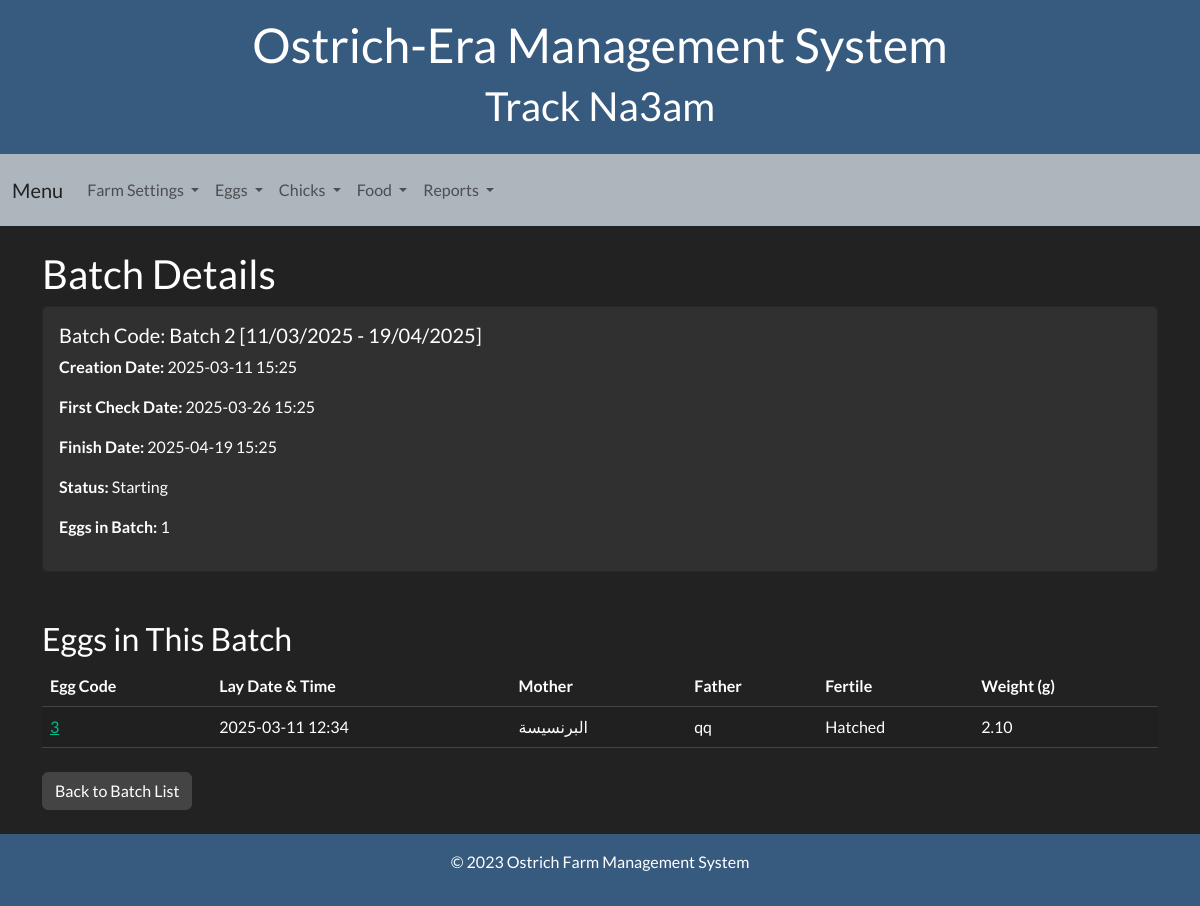
The app's page /batch-detail/2/ with its own data.
### ostrich/models.py (models this page shows, shortened)
class Batch(models.Model):
    creation_date = models.DateTimeField(default=timezone.now)
    first_check_date = models.DateTimeField(blank=True, null=True)
    finish_date = models.DateTimeField(blank=True, null=True)
    batch_code = models.CharField(max_length=100, unique=True, blank=True)
    @property
    def status(self):
        now = timezone.now()
        if now < self.first_check_date:
            return "Starting"
        elif self.first_check_date <= now < self.finish_date:
            return "First Check Done"
        else:
            return "Finished"
    @property
    def number_of_eggs(self):
        return self.eggs.count()

class Egg(models.Model):
    egg_code = models.CharField(max_length=50, unique=True)
    lay_date_time = models.DateTimeField(default=timezone.now)
    mother = models.ForeignKey('Ostrich', on_delete=models.PROTECT, related_name='eggs_laid', null=True, blank=True)
    father = models.ForeignKey('Ostrich', on_delete=models.PROTECT, related_name='eggs_fathered', null=True, blank=True)
    fertile = models.CharField(
        max_length=20,
        default='Waiting First Check',
        choices=[
            ('Waiting First Check', 'Waiting First Check'),
            ('Fertile', 'Fertile'),
            ('Not Fertile', 'Not Fertile')
        ]
    )
    weight = models.DecimalField(max_digits=5, decimal_places=2, null=True, blank=True)
    batch = models.ForeignKey('Batch', on_delete=models.SET_NULL, null=True, blank=True, related_name='eggs')

class Ostrich(models.Model):
    gender_choices= (
        ('male','male'),
        ('female','female')
    )
    family = models.ForeignKey(Family, on_delete=models.CASCADE, related_name='ostriches')
    name = models.CharField(max_length=100)
    age = models.IntegerField(blank=True, null=True)
    gender = models.CharField(max_length= 100, choices = gender_choices, null=True)

### ostrich/views.py (the view)
# urls.py: path('batch-detail/<int:batch_id>/', views.batch_detail, name='batch_detail'),
def batch_detail(request, batch_id):
    batch = get_object_or_404(Batch, id=batch_id)
    return render(request, 'eggs/batch_detail.html', {'batch': batch})

### templates/eggs/batch_detail.html
{% extends 'base.html' %}
{% block content %}
<h2>Batch Details</h2>
<div class="card">
    <div class="card-body">
        <h5 class="card-title">Batch Code: {{ batch.batch_code }}</h5>
        <p><strong>Creation Date:</strong> {{ batch.creation_date|date:"Y-m-d H:i" }}</p>
        <p><strong>First Check Date:</strong> {{ batch.first_check_date|date:"Y-m-d H:i" }}</p>
        <p><strong>Finish Date:</strong> {{ batch.finish_date|date:"Y-m-d H:i" }}</p>
        <p><strong>Status:</strong> {{ batch.status }}</p>
        <p><strong>Eggs in Batch:</strong> {{ batch.number_of_eggs }}</p>
    </div>
</div>
<br><br>
<h3>Eggs in This Batch</h3>
<table class="table table-striped">
    <thead>
        <tr>
            <th>Egg Code</th>
            <th>Lay Date & Time</th>
            <th>Mother</th>
            <th>Father</th>
            <th>Fertile</th>
            <th>Weight (g)</th>
        </tr>
    </thead>
    <tbody>
        {% for egg in batch.eggs.all %}
        <tr>
            <td><a href="{% url 'egg_detail' egg.egg_code %}">{{ egg.egg_code }}</a></td>
            <td>{{ egg.lay_date_time|date:"Y-m-d H:i" }}</td>
            <td>{{ egg.mother.name|default:"N/A" }}</td>
            <td>{{ egg.father.name|default:"N/A" }}</td>
            <td>{{ egg.fertile }}</td>
            <td>{{ egg.weight|default:"N/A" }}</td>
        </tr>
        {% empty %}
        <tr>
            <td colspan="6" class="text-center">No eggs in this batch.</td>
        </tr>
        {% endfor %}
    </tbody>
</table>
<div class="mt-4">
    <a href="{% url 'batch_list' %}" class="btn btn-secondary">Back to Batch List</a>
</div>
{% endblock %}

### records on screen
Batch: batch_code "Batch 2 [11/03/2025 - 19/04/2025]", creation_date "2025-03-11 15:25", first_check_date "2025-03-26 15:25", finish_date "2025-04-19 15:25", status "Starting", number_of_eggs "1"
Egg: egg_code "3", lay_date_time "2025-03-11 12:34", mother.name "البرنسيسة", father.name "qq", fertile "Hatched", weight "2.10"
